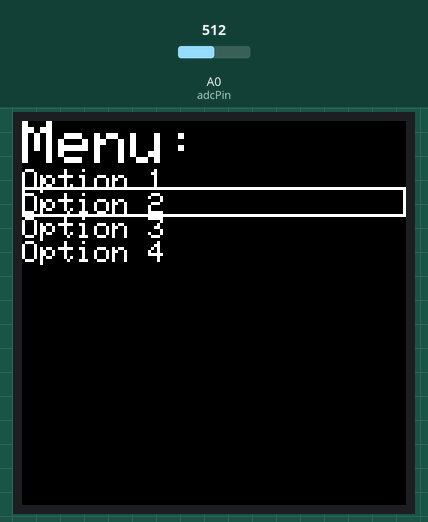
The sketch below on a simulated Arduino Uno, built with avr-gcc and run on an emulated ATmega328P. Parts: 128×128 colour display. Inputs (shaded band) come from the test bench; at power-on: A0 (adcPin) = 512.

Above: at 1.3 s.
1.4 s: A0 (adcPin) set to 525
At 2.6 s:
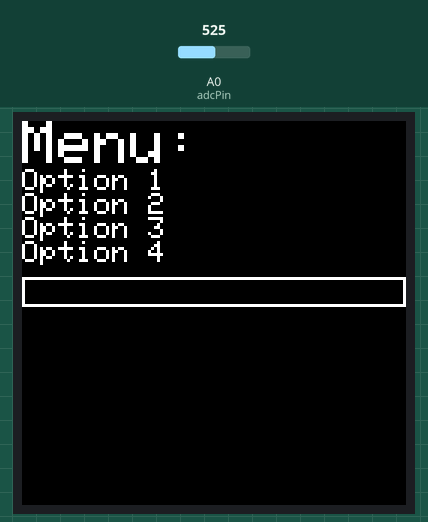
2.9 s: A0 (adcPin) set to 5
At 2.92 s:
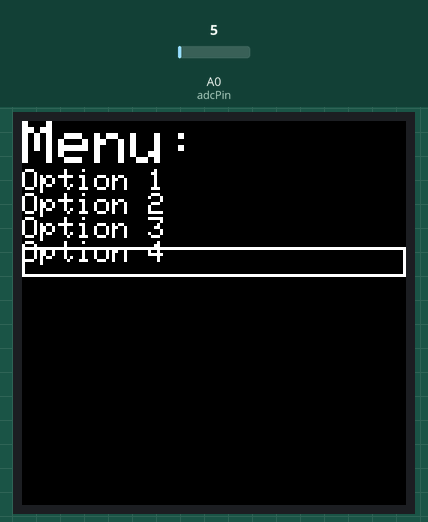
Timing chart, 0 to 5.9 s (numbered marks = the images above; inputs shaded):
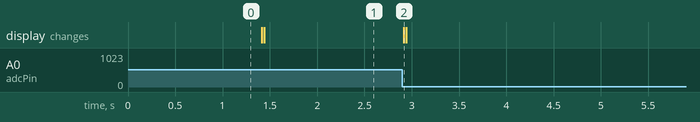

The sketch:

test_ColorLCD_UI_ChatGPT.ino
```cpp
#include <Adafruit_ST7735.h>

#define TFT_CS 10
#define TFT_DC 8
#define TFT_RST -1

Adafruit_ST7735 tft = Adafruit_ST7735(TFT_CS, TFT_DC, TFT_RST);

const int adcPin = A0;
const int sw1Threshold = 15;
const int sw2Threshold = 155;
const int sw3Threshold = 340;
const int sw4Threshold = 515;
const int sw5Threshold = 760;
const int naThreshold = 1024;

int selectedOption = 0;
int numOptions = 4;

void setup() {
  Serial.begin(9600);
  tft.initR(INITR_144GREENTAB);
  tft.fillScreen(ST7735_BLACK);
  tft.setCursor(0, 0);
  tft.setTextColor(ST7735_WHITE);
  tft.setTextSize(2);
  tft.println("Menu:");
  tft.setTextSize(1);
  tft.println("Option 1");
  tft.println("Option 2");
  tft.println("Option 3");
  tft.println("Option 4");
  tft.drawRect(0, (selectedOption * 10) + 22, 128, 10, ST7735_WHITE);
}

void loop() {
  int adcValue = analogRead(adcPin);

  if (adcValue < sw1Threshold) {
    // Move up in menu
    if (selectedOption > 0) {
      selectedOption--;
      redrawMenu();
    }
  } else if (adcValue >= sw1Threshold && adcValue < sw2Threshold) {
    // Select option
    selectOption();
  } else if (adcValue >= sw2Threshold && adcValue < sw3Threshold) {
    // Do nothing
  } else if (adcValue >= sw3Threshold && adcValue < sw4Threshold) {
    // Do nothing
  } else if (adcValue >= sw4Threshold && adcValue < sw5Threshold) {
    // Move down in menu
    if (selectedOption < numOptions - 1) {
      selectedOption++;
      redrawMenu();
    }
  } else if (adcValue >= sw5Threshold && adcValue < naThreshold) {
    // Do nothing
  }
}

void redrawMenu() {
  // Redraw menu with new selection
  tft.fillRect(0, 22, 128, 60, ST7735_BLACK);
  tft.setCursor(0, 0);
  tft.setTextColor(ST7735_WHITE);
  tft.setTextSize(2);
  tft.println("Menu:");
  tft.setTextSize(1);
  tft.println("Option 1");
  tft.println("Option 2");
  tft.println("Option 3");
  tft.println("Option 4");
  tft.drawRect(0, (selectedOption * 10) + 22, 128, 10, ST7735_WHITE);
}

void selectOption() {
  // Perform action based on selected option
  switch (selectedOption) {
    case 0:
      // Option 1 selected
      Serial.println("Option 1 selected");
      break;
    case 1:
      // Option 2 selected
      Serial.println("Option 2 selected");
      break;
    case 2:
      // Option 3 selected
      Serial.println("Option 3 selected");
      break;
    case 3:
      Serial.println("Option 4 selected");
      break;
  }
}
```

Measured:
- the behaviour switches between 514 and 515 on A0 (adcPin) (found by bisection; images 0 and 1)
- after the input at 1.4 s, the display: first changes at once (image 1 shows a later state)
- after the input at 2.9 s, the display: changes at once (image 2)
